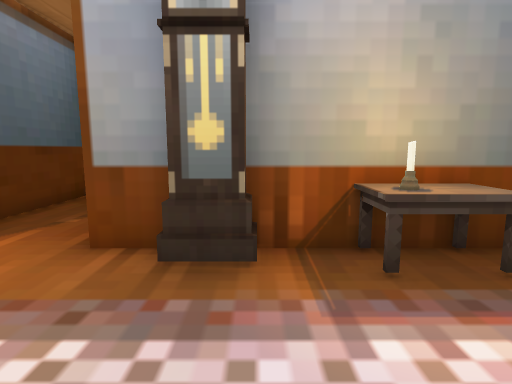
View 1 (above)

13 first-person views from a walk through a scene from a Unity 3-D project. The camera is 1.5 m above the floor, tilts 8° down and sees 80° across. The floor is counted in squares, 1 m on a side. Each view is taken from the middle of a square. On the plan, view 1 faces up. The plan holds only what a view shows up to about 15 squares ahead; the rest is blank. Door leaves are left out, so doorways stand open. Some surface patterns are stand-ins.

View 2
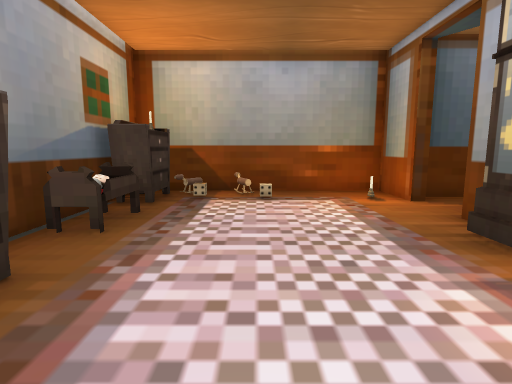

View 3
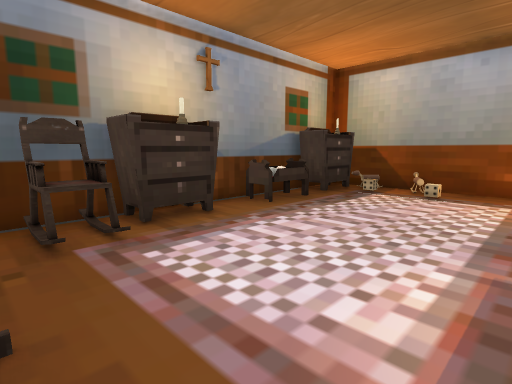

View 4
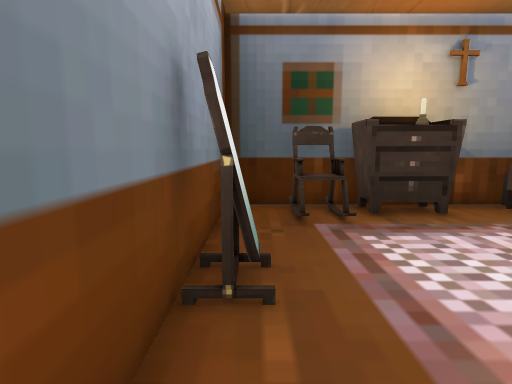

View 5
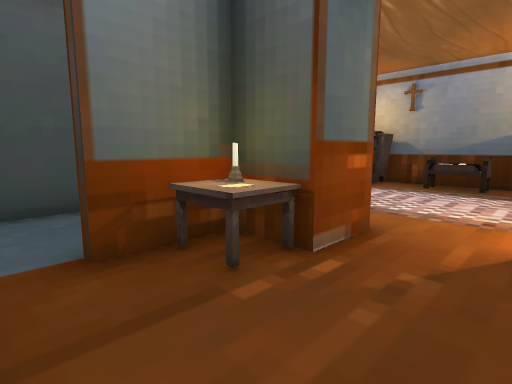

View 6
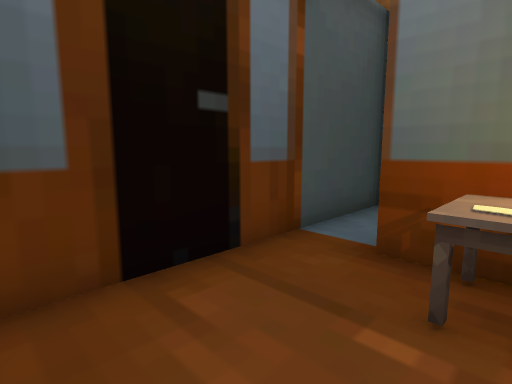

View 7
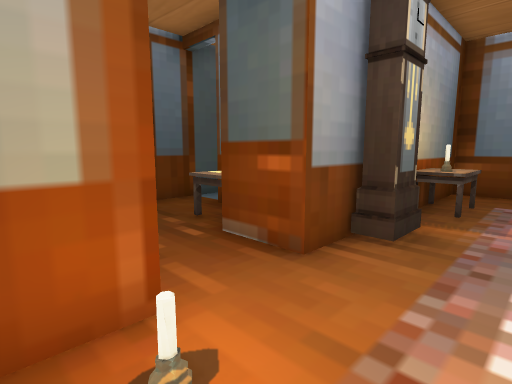

View 8
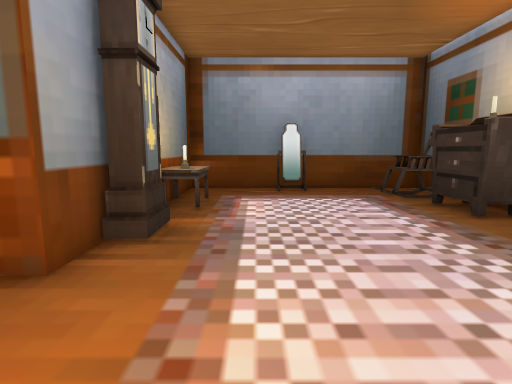

View 9
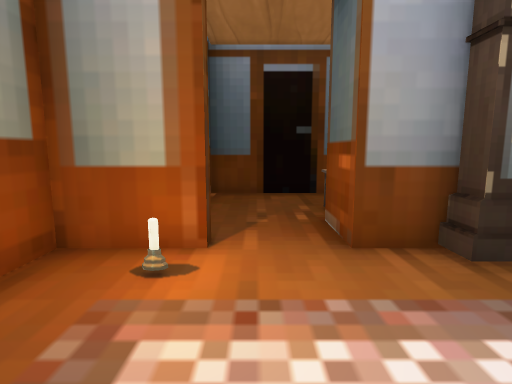

View 10
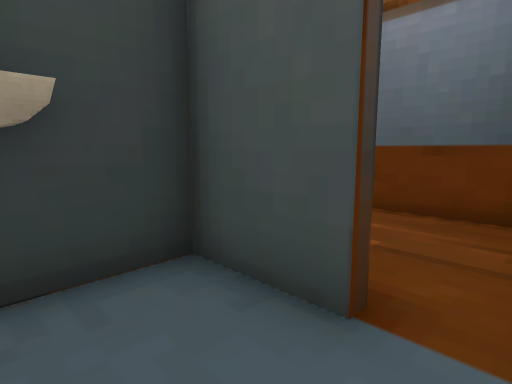

View 11
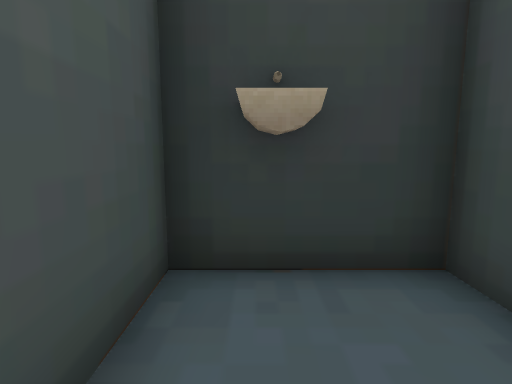

View 12
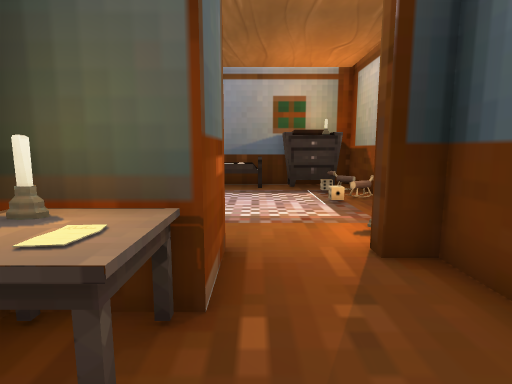

View 13
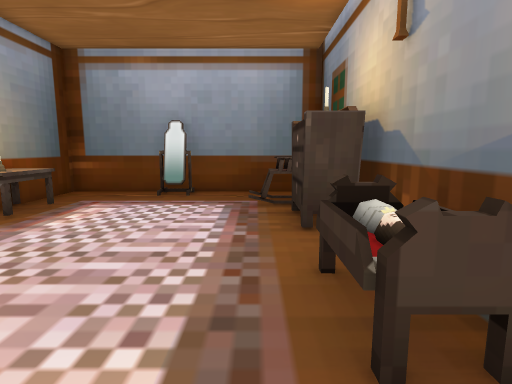

### Floor plan
Ten units are one square. View 1 is at (0, 0); x grows to the right and y downward. Boxes are objects, and circles mark ways between rooms. Rooms are numbered by the first view taken in them; rooms with no view inside come last. Other rooms are left out.
<svg viewBox="-80 -109 143 156">
<path fill="none" stroke="#000" d="M10 -45 -2 -45M-14 -45 -25 -45M21 42 58 42 58 -45 34 -45M-47 -45 -70 -45 -70 42M-50 42 16 42M-7 -84 -7 -89M-36 -104 -56 -104M-56 -99 -56 -49 -47 -49M-25 -45 -25 -59M-4 -89 -4 -64 16 -64M31 -64 31 -104 -22 -104"/>
<rect x="-75" y="5" width="10" height="10" fill="#bbb"><title>other object</title></rect>
<rect x="-65" y="25" width="30" height="10" fill="#bbb"><title>drawers</title></rect>
<rect x="-65" y="15" width="10" height="10" fill="#bbb"><title>other object</title></rect>
<rect x="-55" y="-45" width="10" height="10" fill="#bbb"><title>candle</title></rect>
<rect x="-35" y="25" width="30" height="10" fill="#bbb"><title>other object</title></rect>
<rect x="-15" y="-45" width="10" height="10" fill="#bbb"><title>clock</title></rect>
<rect x="5" y="25" width="30" height="10" fill="#bbb"><title>drawers</title></rect>
<rect x="15" y="-45" width="20" height="10" fill="#bbb"><title>table</title></rect>
<rect x="25" y="15" width="20" height="20" fill="#bbb"><title>chair</title></rect>
<rect x="45" y="-15" width="10" height="20" fill="#bbb"><title>other object</title></rect>
<rect x="-25" y="-85" width="20" height="30" fill="#bbb"><title>table</title></rect>
<rect x="15" y="-75" width="10" height="20" fill="#bbb"><title>sink</title></rect>
<circle cx="-35" cy="-50" r="3" fill="#2a7"/>
<circle cx="-5" cy="-95" r="3" fill="#2a7"/>
<circle cx="0" cy="-75" r="3" fill="#2a7"/>
<text x="0" y="-10">1</text>
<text x="-30" y="-80">2</text>
<text x="10" y="-80">3</text>
</svg>
Room 1 opens to room 2. Room 2 opens to room 3.

Where each view was taken, in squares from view 1:
view 1: 0 up, 0 right, facing up
view 2: 0 up, 4 right, facing left
view 3: 3 up, 5 right, facing down-left
view 4: 4 up, 5 right, facing down
view 5: 10 up, 5 left, facing down-right
view 6: 7 up, 5 left, facing up-right
view 7: 2 up, 6 left, facing up-right
view 8: 2 up, 6 left, facing right
view 9: 0 up, 4 left, facing up
view 10: 10 up, 2 right, facing down-left
view 11: 10 up, 2 right, facing down
view 12: 9 up, 3 left, facing down
view 13: 2 down, 5 left, facing right
